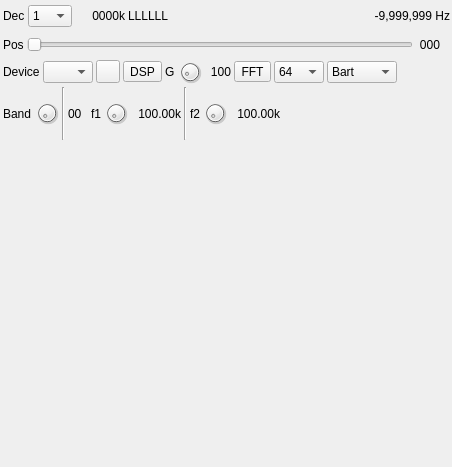
<?xml version="1.0" encoding="UTF-8"?>
<ui version="4.0">
 <class>LocalSinkGUI</class>
 <widget class="RollupContents" name="LocalSinkGUI">
  <property name="geometry">
   <rect>
    <x>0</x>
    <y>0</y>
    <width>452</width>
    <height>467</height>
   </rect>
  </property>
  <property name="sizePolicy">
   <sizepolicy hsizetype="Expanding" vsizetype="Expanding">
    <horstretch>0</horstretch>
    <verstretch>0</verstretch>
   </sizepolicy>
  </property>
  <property name="minimumSize">
   <size>
    <width>414</width>
    <height>0</height>
   </size>
  </property>
  <property name="font">
   <font>
    <family>Liberation Sans</family>
    <pointsize>9</pointsize>
   </font>
  </property>
  <property name="windowTitle">
   <string>Local sink</string>
  </property>
  <widget class="QWidget" name="settingsContainer" native="true">
   <property name="geometry">
    <rect>
     <x>1</x>
     <y>1</y>
     <width>451</width>
     <height>141</height>
    </rect>
   </property>
   <property name="minimumSize">
    <size>
     <width>302</width>
     <height>0</height>
    </size>
   </property>
   <property name="windowTitle">
    <string>Settings</string>
   </property>
   <layout class="QVBoxLayout" name="verticalLayout">
    <property name="spacing">
     <number>3</number>
    </property>
    <property name="leftMargin">
     <number>2</number>
    </property>
    <property name="topMargin">
     <number>2</number>
    </property>
    <property name="rightMargin">
     <number>2</number>
    </property>
    <property name="bottomMargin">
     <number>2</number>
    </property>
    <item>
     <layout class="QVBoxLayout" name="decimationLayout">
      <property name="spacing">
       <number>3</number>
      </property>
      <item>
       <layout class="QHBoxLayout" name="decimationStageLayer">
        <item>
         <widget class="QLabel" name="decimationLabel">
          <property name="text">
           <string>Dec</string>
          </property>
         </widget>
        </item>
        <item>
         <widget class="QComboBox" name="decimationFactor">
          <property name="maximumSize">
           <size>
            <width>55</width>
            <height>16777215</height>
           </size>
          </property>
          <property name="toolTip">
           <string>Decimation factor</string>
          </property>
          <item>
           <property name="text">
            <string>1</string>
           </property>
          </item>
          <item>
           <property name="text">
            <string>2</string>
           </property>
          </item>
          <item>
           <property name="text">
            <string>4</string>
           </property>
          </item>
          <item>
           <property name="text">
            <string>8</string>
           </property>
          </item>
          <item>
           <property name="text">
            <string>16</string>
           </property>
          </item>
          <item>
           <property name="text">
            <string>32</string>
           </property>
          </item>
          <item>
           <property name="text">
            <string>64</string>
           </property>
          </item>
         </widget>
        </item>
        <item>
         <widget class="QLabel" name="channelRateText">
          <property name="minimumSize">
           <size>
            <width>50</width>
            <height>0</height>
           </size>
          </property>
          <property name="toolTip">
           <string>Effective channel rate (kS/s)</string>
          </property>
          <property name="text">
           <string>0000k</string>
          </property>
          <property name="alignment">
           <set>Qt::AlignRight|Qt::AlignTrailing|Qt::AlignVCenter</set>
          </property>
         </widget>
        </item>
        <item>
         <widget class="QLabel" name="filterChainText">
          <property name="minimumSize">
           <size>
            <width>50</width>
            <height>0</height>
           </size>
          </property>
          <property name="toolTip">
           <string>Filter chain stages left to right (L: low, C: center, H: high) </string>
          </property>
          <property name="text">
           <string>LLLLLL</string>
          </property>
         </widget>
        </item>
        <item>
         <spacer name="horizontalSpacer_2">
          <property name="orientation">
           <enum>Qt::Horizontal</enum>
          </property>
          <property name="sizeHint" stdset="0">
           <size>
            <width>40</width>
            <height>20</height>
           </size>
          </property>
         </spacer>
        </item>
        <item>
         <widget class="QLabel" name="offsetFrequencyText">
          <property name="minimumSize">
           <size>
            <width>85</width>
            <height>0</height>
           </size>
          </property>
          <property name="toolTip">
           <string>Offset frequency with thousands separator (Hz)</string>
          </property>
          <property name="text">
           <string>-9,999,999 Hz</string>
          </property>
          <property name="alignment">
           <set>Qt::AlignRight|Qt::AlignTrailing|Qt::AlignVCenter</set>
          </property>
         </widget>
        </item>
       </layout>
      </item>
      <item>
       <layout class="QHBoxLayout" name="decimationShiftLayer">
        <property name="rightMargin">
         <number>10</number>
        </property>
        <item>
         <widget class="QLabel" name="positionLabel">
          <property name="text">
           <string>Pos</string>
          </property>
         </widget>
        </item>
        <item>
         <widget class="QSlider" name="position">
          <property name="toolTip">
           <string>Center frequency position</string>
          </property>
          <property name="maximum">
           <number>2</number>
          </property>
          <property name="pageStep">
           <number>1</number>
          </property>
          <property name="orientation">
           <enum>Qt::Horizontal</enum>
          </property>
         </widget>
        </item>
        <item>
         <widget class="QLabel" name="filterChainIndex">
          <property name="minimumSize">
           <size>
            <width>24</width>
            <height>0</height>
           </size>
          </property>
          <property name="toolTip">
           <string>Filter chain hash code</string>
          </property>
          <property name="text">
           <string>000</string>
          </property>
          <property name="alignment">
           <set>Qt::AlignRight|Qt::AlignTrailing|Qt::AlignVCenter</set>
          </property>
         </widget>
        </item>
       </layout>
      </item>
     </layout>
    </item>
    <item>
     <layout class="QHBoxLayout" name="localDeviceLayout">
      <item>
       <widget class="QLabel" name="localDeviceLabel">
        <property name="text">
         <string>Device</string>
        </property>
       </widget>
      </item>
      <item>
       <widget class="QComboBox" name="localDevice">
        <property name="minimumSize">
         <size>
          <width>50</width>
          <height>0</height>
         </size>
        </property>
        <property name="maximumSize">
         <size>
          <width>50</width>
          <height>16777215</height>
         </size>
        </property>
        <property name="toolTip">
         <string>Local device deviceset index</string>
        </property>
       </widget>
      </item>
      <item>
       <widget class="ButtonSwitch" name="localDevicePlay">
        <property name="toolTip">
         <string>Start/Stop processing</string>
        </property>
        <property name="text">
         <string/>
        </property>
        <property name="icon">
         <iconset resource="../../../sdrgui/resources/res.qrc">
          <normaloff>:/play.png</normaloff>
          <normalon>:/pause.png</normalon>:/play.png</iconset>
        </property>
       </widget>
      </item>
      <item>
       <widget class="ButtonSwitch" name="dsp">
        <property name="text">
         <string>DSP</string>
        </property>
       </widget>
      </item>
      <item>
       <widget class="QLabel" name="gainLabel">
        <property name="text">
         <string>G</string>
        </property>
       </widget>
      </item>
      <item>
       <widget class="QDial" name="gain">
        <property name="minimumSize">
         <size>
          <width>24</width>
          <height>24</height>
         </size>
        </property>
        <property name="maximumSize">
         <size>
          <width>24</width>
          <height>24</height>
         </size>
        </property>
        <property name="toolTip">
         <string>Gain in dB</string>
        </property>
        <property name="minimum">
         <number>-10</number>
        </property>
        <property name="maximum">
         <number>100</number>
        </property>
        <property name="pageStep">
         <number>1</number>
        </property>
       </widget>
      </item>
      <item>
       <widget class="QLabel" name="gainText">
        <property name="minimumSize">
         <size>
          <width>26</width>
          <height>0</height>
         </size>
        </property>
        <property name="toolTip">
         <string>Gain in dB</string>
        </property>
        <property name="text">
         <string>100</string>
        </property>
        <property name="alignment">
         <set>Qt::AlignRight|Qt::AlignTrailing|Qt::AlignVCenter</set>
        </property>
       </widget>
      </item>
      <item>
       <widget class="ButtonSwitch" name="fft">
        <property name="text">
         <string>FFT</string>
        </property>
       </widget>
      </item>
      <item>
       <widget class="QComboBox" name="fftSize">
        <property name="sizePolicy">
         <sizepolicy hsizetype="Minimum" vsizetype="Fixed">
          <horstretch>0</horstretch>
          <verstretch>0</verstretch>
         </sizepolicy>
        </property>
        <property name="minimumSize">
         <size>
          <width>50</width>
          <height>0</height>
         </size>
        </property>
        <property name="maximumSize">
         <size>
          <width>50</width>
          <height>16777215</height>
         </size>
        </property>
        <property name="toolTip">
         <string>FFT size</string>
        </property>
        <property name="sizeAdjustPolicy">
         <enum>QComboBox::AdjustToContents</enum>
        </property>
        <item>
         <property name="text">
          <string>64</string>
         </property>
        </item>
        <item>
         <property name="text">
          <string>128</string>
         </property>
        </item>
        <item>
         <property name="text">
          <string>256</string>
         </property>
        </item>
        <item>
         <property name="text">
          <string>512</string>
         </property>
        </item>
        <item>
         <property name="text">
          <string>1k</string>
         </property>
        </item>
        <item>
         <property name="text">
          <string>2k</string>
         </property>
        </item>
        <item>
         <property name="text">
          <string>4k</string>
         </property>
        </item>
        <item>
         <property name="text">
          <string>8k</string>
         </property>
        </item>
       </widget>
      </item>
      <item>
       <widget class="QComboBox" name="fftWindow">
        <property name="sizePolicy">
         <sizepolicy hsizetype="Maximum" vsizetype="Fixed">
          <horstretch>0</horstretch>
          <verstretch>0</verstretch>
         </sizepolicy>
        </property>
        <property name="minimumSize">
         <size>
          <width>70</width>
          <height>0</height>
         </size>
        </property>
        <property name="maximumSize">
         <size>
          <width>60</width>
          <height>16777215</height>
         </size>
        </property>
        <property name="toolTip">
         <string>FFT filter window function</string>
        </property>
        <property name="sizeAdjustPolicy">
         <enum>QComboBox::AdjustToContents</enum>
        </property>
        <item>
         <property name="text">
          <string>Bart</string>
         </property>
        </item>
        <item>
         <property name="text">
          <string>B-H</string>
         </property>
        </item>
        <item>
         <property name="text">
          <string>FT</string>
         </property>
        </item>
        <item>
         <property name="text">
          <string>Ham</string>
         </property>
        </item>
        <item>
         <property name="text">
          <string>Han</string>
         </property>
        </item>
        <item>
         <property name="text">
          <string>Rec</string>
         </property>
        </item>
        <item>
         <property name="text">
          <string>Kai</string>
         </property>
        </item>
        <item>
         <property name="text">
          <string>Black</string>
         </property>
        </item>
        <item>
         <property name="text">
          <string>B-H7</string>
         </property>
        </item>
       </widget>
      </item>
      <item>
       <spacer name="horizontalSpacer">
        <property name="orientation">
         <enum>Qt::Horizontal</enum>
        </property>
        <property name="sizeHint" stdset="0">
         <size>
          <width>40</width>
          <height>20</height>
         </size>
        </property>
       </spacer>
      </item>
     </layout>
    </item>
    <item>
     <layout class="QHBoxLayout" name="fftLayout">
      <item>
       <widget class="QLabel" name="label_3">
        <property name="text">
         <string>Band</string>
        </property>
       </widget>
      </item>
      <item>
       <widget class="QDial" name="bandIndex">
        <property name="minimumSize">
         <size>
          <width>24</width>
          <height>24</height>
         </size>
        </property>
        <property name="maximumSize">
         <size>
          <width>24</width>
          <height>24</height>
         </size>
        </property>
        <property name="toolTip">
         <string>FFT band index</string>
        </property>
        <property name="minimum">
         <number>0</number>
        </property>
        <property name="maximum">
         <number>9</number>
        </property>
        <property name="pageStep">
         <number>1</number>
        </property>
       </widget>
      </item>
      <item>
       <widget class="Line" name="line">
        <property name="orientation">
         <enum>Qt::Vertical</enum>
        </property>
       </widget>
      </item>
      <item>
       <widget class="QLabel" name="bandIndexText">
        <property name="minimumSize">
         <size>
          <width>20</width>
          <height>0</height>
         </size>
        </property>
        <property name="toolTip">
         <string>FFT band index</string>
        </property>
        <property name="text">
         <string>00</string>
        </property>
       </widget>
      </item>
      <item>
       <widget class="QLabel" name="f1Label">
        <property name="text">
         <string>f1</string>
        </property>
       </widget>
      </item>
      <item>
       <widget class="QDial" name="f1Bin">
        <property name="minimumSize">
         <size>
          <width>24</width>
          <height>24</height>
         </size>
        </property>
        <property name="maximumSize">
         <size>
          <width>24</width>
          <height>24</height>
         </size>
        </property>
        <property name="toolTip">
         <string>Frequency limit #1 bin</string>
        </property>
        <property name="minimum">
         <number>0</number>
        </property>
        <property name="maximum">
         <number>1023</number>
        </property>
        <property name="pageStep">
         <number>1</number>
        </property>
       </widget>
      </item>
      <item>
       <widget class="QLabel" name="f1Text">
        <property name="minimumSize">
         <size>
          <width>50</width>
          <height>0</height>
         </size>
        </property>
        <property name="toolTip">
         <string>Frequency limit #1 frequency</string>
        </property>
        <property name="text">
         <string>100.00k</string>
        </property>
        <property name="alignment">
         <set>Qt::AlignRight|Qt::AlignTrailing|Qt::AlignVCenter</set>
        </property>
       </widget>
      </item>
      <item>
       <widget class="Line" name="line_2">
        <property name="orientation">
         <enum>Qt::Vertical</enum>
        </property>
       </widget>
      </item>
      <item>
       <widget class="QLabel" name="f2Label">
        <property name="text">
         <string>f2</string>
        </property>
       </widget>
      </item>
      <item>
       <widget class="QDial" name="f2Bin">
        <property name="minimumSize">
         <size>
          <width>24</width>
          <height>24</height>
         </size>
        </property>
        <property name="maximumSize">
         <size>
          <width>24</width>
          <height>24</height>
         </size>
        </property>
        <property name="toolTip">
         <string>Frequency limit #2 bin</string>
        </property>
        <property name="minimum">
         <number>0</number>
        </property>
        <property name="maximum">
         <number>1023</number>
        </property>
        <property name="pageStep">
         <number>1</number>
        </property>
       </widget>
      </item>
      <item>
       <widget class="QLabel" name="f2Text">
        <property name="minimumSize">
         <size>
          <width>50</width>
          <height>0</height>
         </size>
        </property>
        <property name="toolTip">
         <string>Frequency limit #2 frequency</string>
        </property>
        <property name="text">
         <string>100.00k</string>
        </property>
        <property name="alignment">
         <set>Qt::AlignRight|Qt::AlignTrailing|Qt::AlignVCenter</set>
        </property>
       </widget>
      </item>
      <item>
       <spacer name="horizontalSpacer_3">
        <property name="orientation">
         <enum>Qt::Horizontal</enum>
        </property>
        <property name="sizeHint" stdset="0">
         <size>
          <width>40</width>
          <height>20</height>
         </size>
        </property>
       </spacer>
      </item>
     </layout>
    </item>
   </layout>
  </widget>
  <widget class="QWidget" name="spectrumContainer" native="true">
   <property name="geometry">
    <rect>
     <x>10</x>
     <y>160</y>
     <width>218</width>
     <height>284</height>
    </rect>
   </property>
   <property name="sizePolicy">
    <sizepolicy hsizetype="Expanding" vsizetype="Expanding">
     <horstretch>0</horstretch>
     <verstretch>0</verstretch>
    </sizepolicy>
   </property>
   <property name="windowTitle">
    <string>Channel Spectrum</string>
   </property>
   <layout class="QVBoxLayout" name="verticalLayout_2">
    <property name="spacing">
     <number>2</number>
    </property>
    <property name="leftMargin">
     <number>3</number>
    </property>
    <property name="topMargin">
     <number>3</number>
    </property>
    <property name="rightMargin">
     <number>3</number>
    </property>
    <property name="bottomMargin">
     <number>3</number>
    </property>
    <item>
     <widget class="GLSpectrum" name="glSpectrum" native="true">
      <property name="sizePolicy">
       <sizepolicy hsizetype="Expanding" vsizetype="Expanding">
        <horstretch>0</horstretch>
        <verstretch>0</verstretch>
       </sizepolicy>
      </property>
      <property name="minimumSize">
       <size>
        <width>200</width>
        <height>250</height>
       </size>
      </property>
      <property name="font">
       <font>
        <family>Liberation Mono</family>
        <pointsize>8</pointsize>
       </font>
      </property>
     </widget>
    </item>
    <item>
     <widget class="GLSpectrumGUI" name="spectrumGUI" native="true">
      <property name="sizePolicy">
       <sizepolicy hsizetype="Minimum" vsizetype="Minimum">
        <horstretch>0</horstretch>
        <verstretch>0</verstretch>
       </sizepolicy>
      </property>
      <property name="minimumSize">
       <size>
        <width>0</width>
        <height>30</height>
       </size>
      </property>
     </widget>
    </item>
   </layout>
  </widget>
 </widget>
 <customwidgets>
  <customwidget>
   <class>ButtonSwitch</class>
   <extends>QToolButton</extends>
   <header>gui/buttonswitch.h</header>
  </customwidget>
  <customwidget>
   <class>RollupContents</class>
   <extends>QWidget</extends>
   <header>gui/rollupcontents.h</header>
   <container>1</container>
  </customwidget>
  <customwidget>
   <class>GLSpectrum</class>
   <extends>QWidget</extends>
   <header>gui/glspectrum.h</header>
   <container>1</container>
  </customwidget>
  <customwidget>
   <class>GLSpectrumGUI</class>
   <extends>QWidget</extends>
   <header>gui/glspectrumgui.h</header>
   <container>1</container>
  </customwidget>
 </customwidgets>
 <resources>
  <include location="../../../sdrgui/resources/res.qrc"/>
 </resources>
 <connections/>
</ui>
